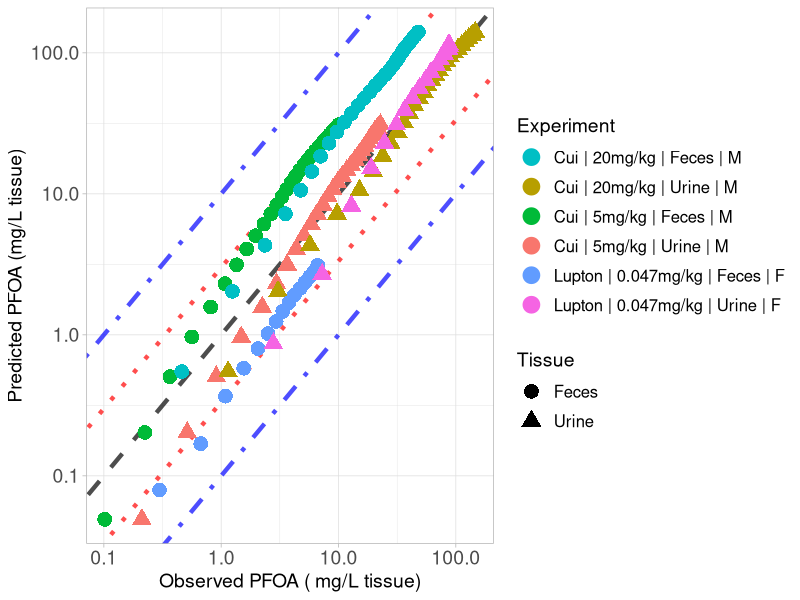

Here is the R script that generated this plot:
library(ggplot2)

#setwd("C:/Users/ptsir/Documents/GitHub/PFAS_PBK_models/PFOA inhalation Rat/Validation/Validation_results")
setwd("/Users/user/Documents/GitHub/PFAS_PBK_models/PFOA inhalation Rat/Validation/Validation_permeability")

# Load Results 

# Results from Cui
Cui_2010_Excreta_results <- read.csv("Cui_2010_Excreta_results.csv", header = T)

Cui_Urine_M_5 <- Cui_2010_Excreta_results[Cui_2010_Excreta_results$Dose == 5 & 
                                            Cui_2010_Excreta_results$Tissue  == "Urine" &
                                            Cui_2010_Excreta_results$Sex == "M", ]
Cui_Urine_M_5$Experiment <- "Cui | 5mg/kg | Urine | M"


Cui_Urine_M_20 <- Cui_2010_Excreta_results[Cui_2010_Excreta_results$Dose == 20 & 
                                            Cui_2010_Excreta_results$Tissue  == "Urine" &
                                            Cui_2010_Excreta_results$Sex == "M", ]
Cui_Urine_M_20$Experiment <- "Cui | 20mg/kg | Urine | M"



Cui_Feces_M_5 <- Cui_2010_Excreta_results[Cui_2010_Excreta_results$Dose == 5 & 
                                            Cui_2010_Excreta_results$Tissue  == "Feces" &
                                            Cui_2010_Excreta_results$Sex == "M", ]
Cui_Feces_M_5$Experiment <- "Cui | 5mg/kg | Feces | M"


Cui_Feces_M_20 <- Cui_2010_Excreta_results[Cui_2010_Excreta_results$Dose == 20 & 
                                            Cui_2010_Excreta_results$Tissue  == "Feces" &
                                            Cui_2010_Excreta_results$Sex == "M", ]
Cui_Feces_M_20$Experiment <- "Cui | 20mg/kg | Feces | M"


#Results from Lupton 2020

Lupton_2020_Excreta_results <- read.csv("Lupton_2020_excreta_results.csv", header = T, colClasses = c("sex" = "character"))


Lupton_Feces_F <- Lupton_2020_Excreta_results[Lupton_2020_Excreta_results$Dose == 0.047 & 
                                              Lupton_2020_Excreta_results$Tissue  == "Feces" &
                                              Lupton_2020_Excreta_results$sex == "F", ]
Lupton_Feces_F$Experiment <- "Lupton | 0.047mg/kg | Feces | F"


Lupton_Urine_F <- Lupton_2020_Excreta_results[Lupton_2020_Excreta_results$Dose == 0.047 & 
                                              Lupton_2020_Excreta_results$Tissue  == "Urine" &
                                              Lupton_2020_Excreta_results$sex == "F", ]
Lupton_Urine_F$Experiment <- "Lupton | 0.047mg/kg | Urine | F"


Experiment <- scales::hue_pal()(6)

names(Experiment) <- unique(c( Cui_Urine_M_5$Experiment, Cui_Urine_M_20$Experiment,
                               Cui_Feces_M_5$Experiment, Cui_Feces_M_20$Experiment,
                               Lupton_Feces_F$Experiment, Lupton_Urine_F$Experiment))



scatter_plot <- ggplot()+
  geom_abline(intercept = log10(1), slope = 1, linetype = "dashed", color = "black", linewidth = 1.5, alpha = 0.7) +  # Identity line in log10 scale
  geom_abline(intercept = log10(3), slope = 1, linetype = "dotted", color = "red", linewidth = 1.5, alpha = 0.7) +  # +3-fold error line
  geom_abline(intercept = log10(1/3), slope = 1, linetype = "dotted", color = "red", linewidth = 1.5, alpha = 0.7) +  # -3-fold error line
  geom_abline(intercept = log10(10), slope = 1, linetype = "dotdash", color = "blue", linewidth = 1.5, alpha = 0.7) +  # +10-fold error line
  geom_abline(intercept = log10(1/10), slope = 1, linetype = "dotdash", color = "blue", linewidth = 1.5, alpha = 0.7) +  # -10-fold error line
  geom_point(data = Cui_Urine_M_5, aes(x=Observed, y=Predicted, color = Experiment, shape = Tissue), size=4, stroke = 1.5)+
  geom_point(data = Cui_Urine_M_20, aes(x=Observed, y=Predicted, color = Experiment, shape = Tissue), size=4, stroke = 1.5)+
  geom_point(data = Cui_Feces_M_5, aes(x=Observed, y=Predicted, color = Experiment, shape = Tissue), size=4, stroke = 1.5)+
  geom_point(data = Cui_Feces_M_20, aes(x=Observed, y=Predicted, color = Experiment, shape = Tissue), size=4, stroke = 1.5)+
  geom_point(data = Lupton_Feces_F, aes(x=Observed, y=Predicted, color = Experiment, shape = Tissue), size=4, stroke = 1.5)+
  geom_point(data = Lupton_Urine_F, aes(x=Observed, y=Predicted, color = Experiment, shape = Tissue), size=4, stroke = 1.5)+
  scale_y_log10()+
  scale_x_log10()+
  scale_color_manual(values = Experiment)+
  theme(legend.spacing.y = unit(1, 'cm')) +
  guides(fill = guide_legend(byrow = TRUE))+
  theme_light()+
  labs(y = "Predicted PFOA (mg/L tissue)",
       x = "Observed PFOA ( mg/L tissue)")+
  theme(plot.title = element_text(hjust = 0.5),
        legend.key.size = unit(0.75, 'cm'),  
        legend.title = element_text(size=14),
        legend.text = element_text(size=12,  hjust = 0),
        axis.text = element_text(size = 14),
        axis.title = element_text(size = 14),
        )

#print(scatter_plot)

ggsave("validation_plot_PFOA_excreta.png", scatter_plot, width = 11, height = 7, units = "in", dpi = 300)
